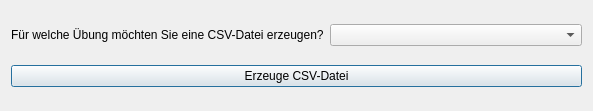
<?xml version="1.0" encoding="UTF-8"?>
<ui version="4.0">
 <class>CreateCSVDialog</class>
 <widget class="QDialog" name="CreateCSVDialog">
  <property name="geometry">
   <rect>
    <x>0</x>
    <y>0</y>
    <width>593</width>
    <height>111</height>
   </rect>
  </property>
  <property name="windowTitle">
   <string>Erzeuge ein neues CSV-Datei für eine Übung</string>
  </property>
  <layout class="QGridLayout" name="gridLayout">
   <item row="0" column="0">
    <widget class="QLabel" name="label">
     <property name="text">
      <string>Für welche Übung möchten Sie eine CSV-Datei erzeugen?</string>
     </property>
    </widget>
   </item>
   <item row="0" column="1">
    <widget class="QComboBox" name="file_combobox"/>
   </item>
   <item row="1" column="0" colspan="2">
    <widget class="QPushButton" name="create_button">
     <property name="text">
      <string>Erzeuge CSV-Datei</string>
     </property>
    </widget>
   </item>
  </layout>
 </widget>
 <resources/>
 <connections/>
</ui>
